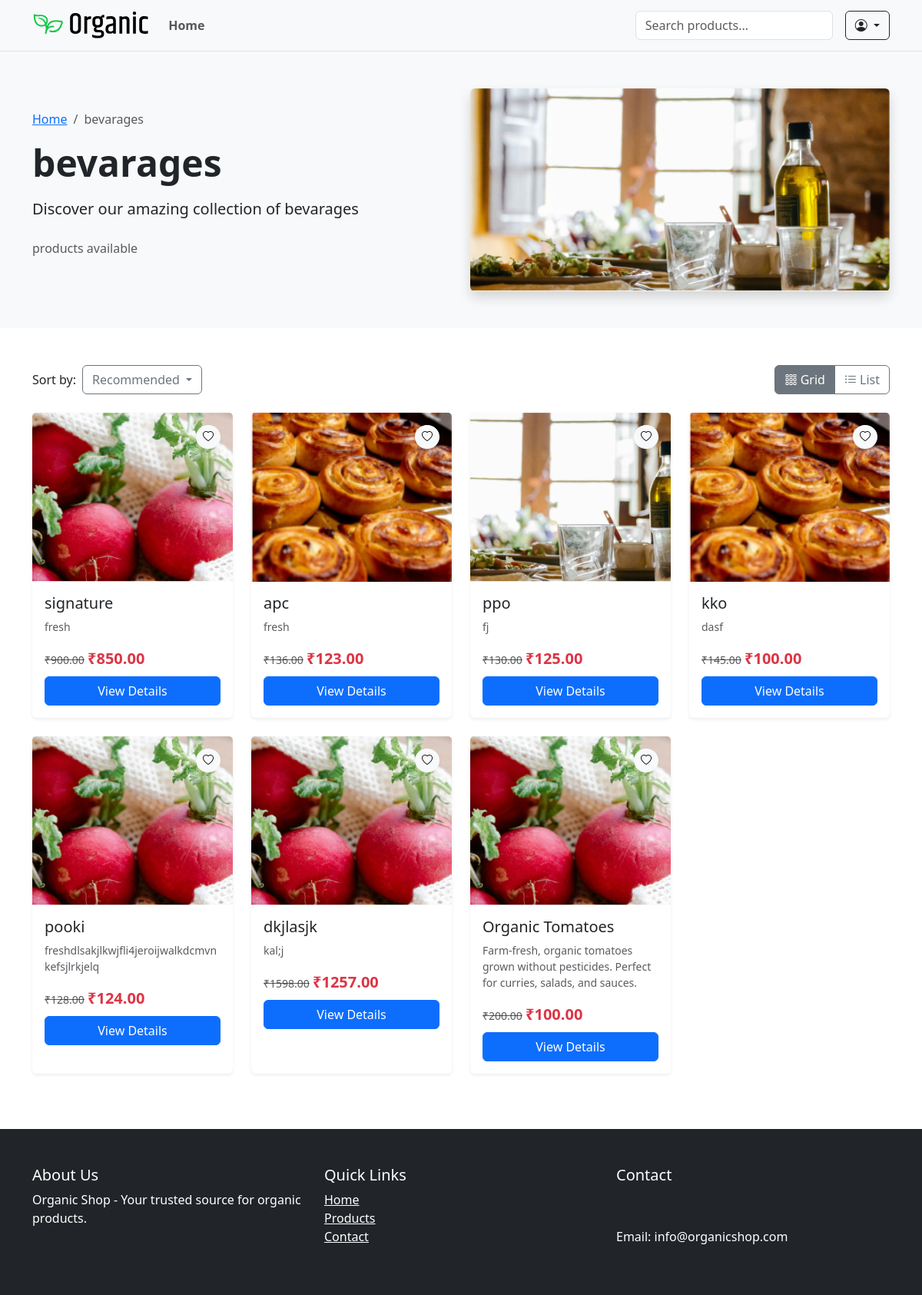
Screenshot of /category/bevarages/ with the database file from the repository.
### shop/models.py (models this page shows, shortened)
class Category(models.Model):
    name = models.CharField(max_length=100)
    slug = models.SlugField(unique=True, blank=True)
    image = models.ImageField(upload_to='categories/')
    is_active = models.BooleanField(default=True)
    class Meta:
        verbose_name_plural = "Categories"

class Product(models.Model):
    category = models.ForeignKey(Category, on_delete=models.CASCADE, related_name='products')
    name = models.CharField(max_length=255)
    slug = models.SlugField(unique=True ,blank=True)
    description = models.TextField()
    price = models.DecimalField(max_digits=10, decimal_places=2)
    discount_price = models.DecimalField(max_digits=10, decimal_places=2, null=True, blank=True)
    image = models.ImageField(upload_to='products/')
    is_featured = models.BooleanField(default=False)
    sold_count = models.PositiveIntegerField(default=0)
    created_at = models.DateTimeField(auto_now_add=True)
    views = models.PositiveIntegerField(default=1)
    available = models.BooleanField(default=True)
    stock = models.PositiveIntegerField(default=0)
    @property
    def has_variants(self):
        return self.variants.exists()
    @property
    def display_discount(self):
        if self.has_variants or not self.discount_price:
            return None
        return self.get_discount_percentage

class ProductVariant(models.Model):
    product = models.ForeignKey(Product, on_delete=models.CASCADE, related_name='variants')
    values = models.ManyToManyField(VariantValue)
    price = models.DecimalField(max_digits=10, decimal_places=2)
    discount_price = models.DecimalField(max_digits=10, decimal_places=2, null=True, blank=True)
    stock = models.IntegerField()
    sku = models.CharField(max_length=50, unique=True, blank=True)
    image = models.ImageField(upload_to='variants/', null=True, blank=True)
    sold_count = models.IntegerField(default=0)

### shop/views.py (the view)
# urls.py: path('category/<slug:slug>/', views.category_detail, name='category_detail'),
def category_detail(request, slug):
    category = get_object_or_404(Category, slug=slug, is_active=True)
    products = Product.objects.filter(category=category, available=True)
    effective_price_subquery = ProductVariant.objects.filter(
        product=OuterRef('pk')
    ).annotate(
        effective_price=Coalesce('discount_price', 'price')
    ).order_by('-stock').values('effective_price')[:1]
    products = products.annotate(
        sorting_price=Subquery(effective_price_subquery),
        avg_rating=Avg('reviews__rating')
    ).prefetch_related('variants')
    sort = request.GET.get('sort')
    if sort == 'price_asc':
        products = products.order_by('sorting_price')
    elif sort == 'price_desc':
        products = products.order_by('-sorting_price')
    elif sort == 'newest':
        products = products.order_by('-created_at')
    elif sort == 'rating':
        products = products.order_by(F('avg_rating').desc(nulls_last=True))
    for product in products:
        all_variants = sorted(product.variants.all(), key=lambda v: v.stock, reverse=True)
        product.default_variant = all_variants[0] if all_variants else None
    wishlist_items = []
    if request.user.is_authenticated:
        wishlist_items = Wishlist.objects.filter(user=request.user).values_list('product_id', flat=True)
    context = {
        'category': category,
        'products': products,
        'wishlist_items': wishlist_items,
    }
    return render(request, 'shop/category_detail.html', context)

### shop/context_processors.py (called while the page is built)
def wishlist_context(request):
    wishlist_count = 0
    if request.user.is_authenticated:
        wishlist_count = Wishlist.objects.filter(user=request.user).count()
    return {'wishlist_items_count': wishlist_count}

### shop/templates/shop/category_detail.html (shortened to what this page needs)
{% extends 'shop/base.html' %}
{% load static %}
{% block content %}
<section class="py-5" style="background-color: #f8f9fa;">
    <div class="container">
        <div class="row align-items-center">
            <div class="col-md-6">
                <nav aria-label="breadcrumb">
                    <ol class="breadcrumb">
                        <li class="breadcrumb-item"><a href="{% url 'shop:index' %}">Home</a></li>
                        <li class="breadcrumb-item active" aria-current="page">{{ category.name }}</li>
                    </ol>
                </nav>
                <h1 class="display-5 fw-bold mb-3">{{ category.name }}</h1>
                <p class="lead mb-4">{{ category.description|default:"Discover our amazing collection of "|add:category.name }}</p>
                <p class="text-muted">{{ products.paginator.count }} products available</p>
            </div>
            <div class="col-md-6">
                {% if category.image %}
                <img src="{{ category.image.url }}" alt="{{ category.name }}" class="img-fluid rounded shadow" style="max-height: 300px; width: 100%; object-fit: cover;">
                {% else %}
                <img src="{% static 'images/placeholder-category.jpg' %}" alt="{{ category.name }}" class="img-fluid rounded shadow" style="max-height: 300px; width: 100%; object-fit: cover;">
                {% endif %}
            </div>
        </div>
    </div>
</section>
<section class="py-5">
    <div class="container">
        <div class="row mb-4">
            <div class="col-md-6">
                <div class="d-flex align-items-center">
                    <span class="me-2">Sort by:</span>
                    <div class="dropdown">
                        <button class="btn btn-outline-secondary dropdown-toggle" type="button" id="sortDropdown" data-bs-toggle="dropdown" aria-expanded="false">
                            {% if request.GET.sort %}{{ request.GET.sort|title }}{% else %}Recommended{% endif %}
                        </button>
                    </div>
                </div>
            </div>
            <div class="col-md-6 text-md-end">
                <div class="btn-group" role="group" aria-label="View options">
                    <button type="button" class="btn btn-outline-secondary active" id="gridView">
                        <i class="bi bi-grid-3x3-gap"></i> Grid
                    </button>
                    <button type="button" class="btn btn-outline-secondary" id="listView">
                        <i class="bi bi-list-ul"></i> List
                    </button>
                </div>
            </div>
        </div>
        <div class="row" id="productsContainer">
            {% for product in products %}
            {% with variant=product.default_variant %}
            <div class="col-lg-3 col-md-4 col-sm-6 mb-4 product-card">
                <div class="card h-100 border-0 shadow-sm hover-shadow transition">
                    <div class="position-relative">
                        {% if variant and variant.image %}
                            <img src="{{ variant.image.url }}" class="card-img-top" alt="{{ product.name }}" style="height: 220px; object-fit: cover;">
                        {% elif product.image %}
                            <img src="{{ product.image.url }}" class="card-img-top" alt="{{ product.name }}" style="height: 220px; object-fit: cover;">
                        {% else %}
                            <img src="{% static 'images/placeholder-product.jpg' %}" class="card-img-top" alt="{{ product.name }}" style="height: 220px; object-fit: cover;">
                        {% endif %}
                        <div class="card-img-overlay d-flex flex-column justify-content-between">
                            <div class="d-flex justify-content-end">
                                 <form action="{% url 'accounts:add_to_wishlist' product.id %}" method="post" class="wishlist-form">
                                    <button type="submit" class="btn btn-light btn-sm rounded-circle shadow-sm btn-heart">
                                        <i class="bi {% if product.id in wishlist_items %}bi-heart-fill text-danger{% else %}bi-heart{% endif %}"></i>
                                    </button>
                                </form>
                            </div>
                        </div>
                    </div>
                    <div class="card-body">
                        <h5 class="card-title">{{ product.name }}</h5>
                        <p class="card-text text-muted small">{{ product.description|truncatewords:15 }}</p>
                        <div class="price mb-2">
                            {% if variant %}
                                {% if variant.discount_price %}
                                    <del class="text-muted small">₹{{ variant.price }}</del>
                                    <span class="fs-5 fw-bold text-danger">₹{{ variant.discount_price }}</span>
                                {% else %}
                                    <span class="fs-5 fw-bold">₹{{ variant.price }}</span>
                                {% endif %}
                            {% else %}
                                <span class="text-muted">Price not available</span>
                            {% endif %}
                        </div>
                        <div class="d-grid gap-2">
                            <a href="{% url 'shop:product_detail' product.slug %}" class="btn btn-primary">View Details</a>
                        </div>
                    </div>
                </div>
            </div>
            {% endwith %}
            {% endfor %}
        </div>
    </div>
</section>
{% endblock %}

### shop/static/css/style.css (style rules this page uses)
.product-card { transition: transform 0.3s; }
.price del { color: #6c757d; }
.price .text-danger { font-weight: bold; }

### rows the page displays
Category: name "bevarages", description|add "Discover our amazing collection of bevarages", image (picture)
Product: image (picture), name "signature", description "fresh", default_variant.price "900.00", default_variant.discount_price "850.00"
Product: image (picture), name "apc", description "fresh", default_variant.price "136.00", default_variant.discount_price "123.00"
Product: image (picture), name "ppo", description "fj", default_variant.price "130.00", default_variant.discount_price "125.00"
Product: image (picture), name "kko", description "dasf", default_variant.price "145.00", default_variant.discount_price "100.00"
Product: image (picture), name "pooki", description "freshdlsakjlkwjfli4jeroijwalkdcmvnkefsjlrkjelq", default_variant.price "128.00", default_variant.discount_price "124.00"
Product: image (picture), name "dkjlasjk", description "kal;j", default_variant.price "1598.00", default_variant.discount_price "1257.00"
Product: image (picture), name "Organic Tomatoes", description "Farm-fresh, organic tomatoes grown without pesticides. Perfect for curries, salads, and sauces.", default_variant.price "200.00", default_variant.discount_price "100.00"
